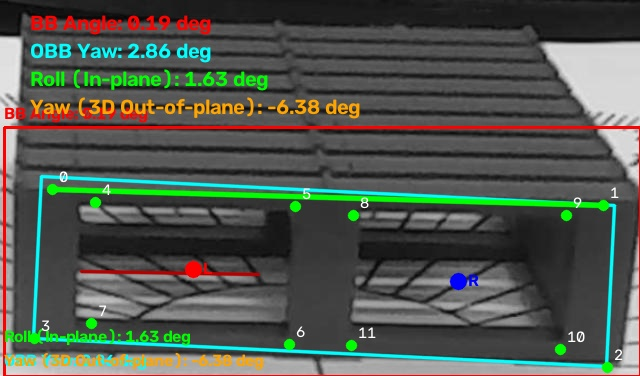
#> input picture compare_all_0.jpg, 640 x 376 px
$ python -i augment.py   (imports and definitions only)
#> lines starting #> are read from the running program, lines starting #| are printed output that depends on the picture
#> further down, picture is the input picture: shape (376, 640, 3); mean B, G, R 78.1, 86.6, 81
import os
import glob
import random
import math
import cv2
import numpy as np

# Cấu hình thư mục
WORKSPACE_DIR = r"d:\TANGCUONGANH"
TRAIN_IMG_DIR = os.path.join(WORKSPACE_DIR, "train", "images")
TRAIN_LBL_DIR = os.path.join(WORKSPACE_DIR, "train", "labels")
TARGET_COUNT = int(os.environ.get("AUGMENT_TARGET_COUNT", "500"))

# [2 lines not run here, left out]

# [82 lines left out: functions parse_yolo_pose_label, format_yolo_pose_label, apply_brightness_contrast, apply_gamma, not called in this run]

def apply_clahe(img):
    clip_limit = random.uniform(1.5, 3.0)
    clahe = cv2.createCLAHE(clipLimit=clip_limit, tileGridSize=(8, 8))
    if len(img.shape) == 2:
        return clahe.apply(img)
    elif img.shape[2] == 1:
        return clahe.apply(img[:, :, 0])[:, :, np.newaxis]
    else:
        # Ảnh BGR
        lab = cv2.cvtColor(img, cv2.COLOR_BGR2LAB)
#> lab: shape (376, 640, 3); mean of channels 0, 1, 2 92.3, 126.4, 132.7
        lab[:, :, 0] = clahe.apply(lab[:, :, 0])
#> lab: shape (376, 640, 3); mean of channels 0, 1, 2 114.9, 126.4, 132.7
        return cv2.cvtColor(lab, cv2.COLOR_LAB2BGR)
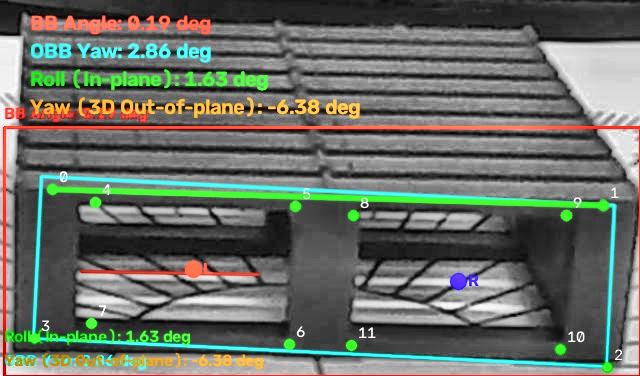
#> returned value: shape (376, 640, 3); mean B, G, R 100.3, 109, 104.1

# [250 lines left out: functions apply_blur, apply_noise, apply_random_shadow, get_geometric_transform_matrix, transform_point, apply_geometric_transform and 2 more, not called in this run]

# [3 lines not run here, left out]

>>> import cv2
>>> picture = cv2.imread('compare_all_0.jpg')
>>> result = apply_clahe(picture)

$ run again, on pallet_holes_perfect_1.jpg
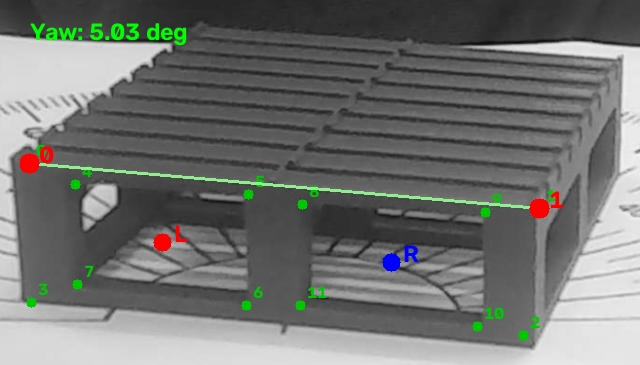
#> input picture pallet_holes_perfect_1.jpg, 640 x 365 px
#> picture is the input picture: shape (365, 640, 3); mean B, G, R 112.6, 115.3, 113.5
#> in apply_clahe, `return cv2.cvtColor(lab, cv2.COLOR_LAB2BGR)`:
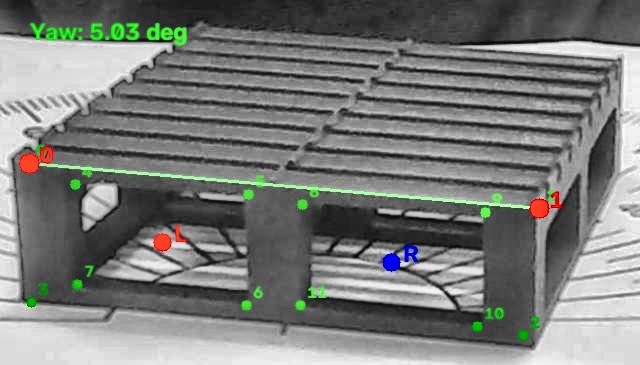
#> returned value: shape (365, 640, 3); mean B, G, R 121.5, 124.3, 122.5

$ run again, on pallet_holes_perfect_2.jpg
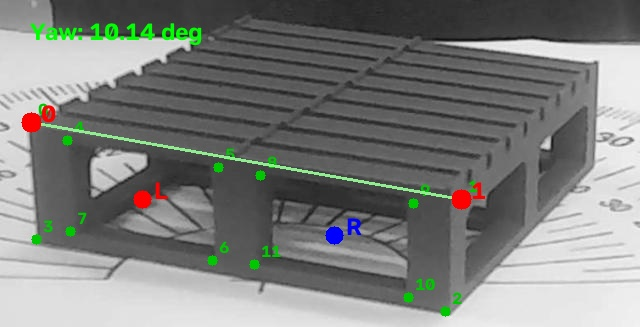
#> input picture pallet_holes_perfect_2.jpg, 640 x 327 px
#> picture is the input picture: shape (327, 640, 3); mean B, G, R 125.2, 128.1, 126.2
#> in apply_clahe, `return cv2.cvtColor(lab, cv2.COLOR_LAB2BGR)`:
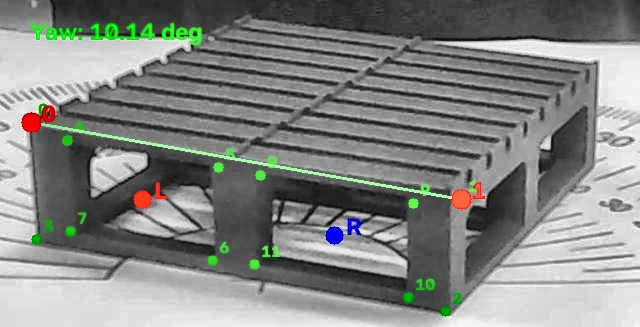
#> returned value: shape (327, 640, 3); mean B, G, R 131.1, 134.2, 132.1
